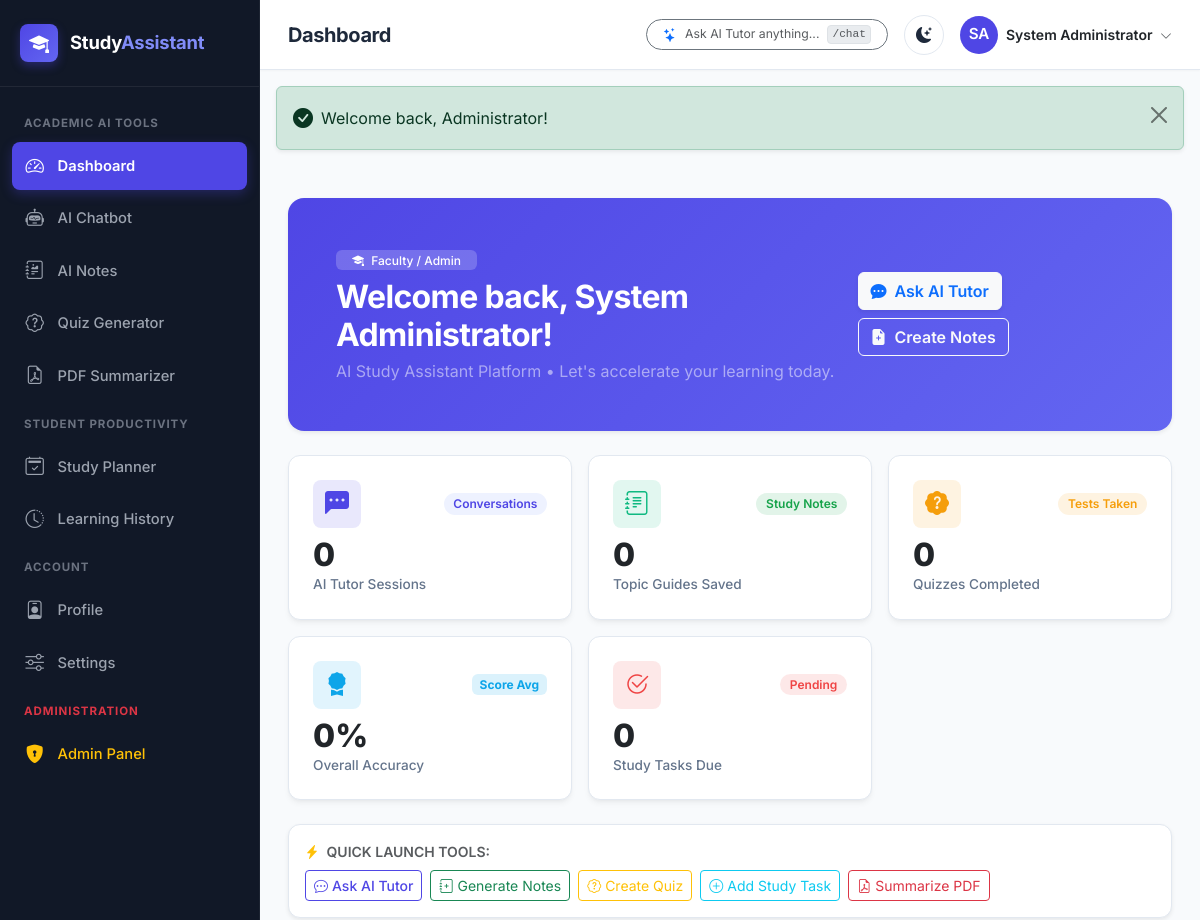
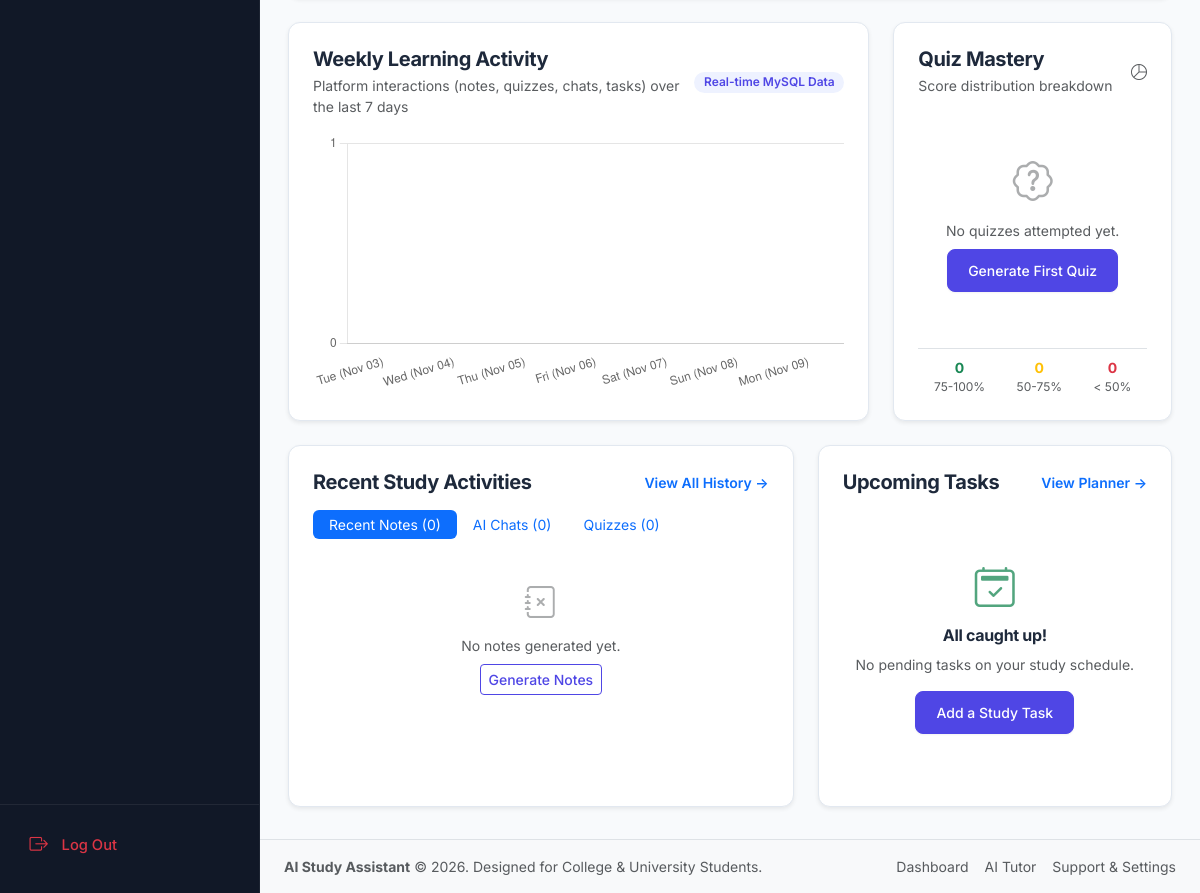
/dashboard.php (signed in), run on the app's committed database (2 pictures, top to bottom).
### tables this page shows
CREATE TABLE IF NOT EXISTS `users` (
  `id` INT AUTO_INCREMENT PRIMARY KEY,
  `name` VARCHAR(100) NOT NULL,
  `email` VARCHAR(191) NOT NULL UNIQUE,
  `password` VARCHAR(255) NOT NULL,
  `role` ENUM('student', 'admin') NOT NULL DEFAULT 'student',
  `avatar` VARCHAR(255) NULL,
  `academic_level` VARCHAR(50) NOT NULL DEFAULT 'Undergraduate',
  `institution` VARCHAR(150) NULL,
  `subject_interests` TEXT NULL,
  `status` ENUM('active', 'inactive', 'suspended') NOT NULL DEFAULT 'active',
  `remember_token` VARCHAR(64) NULL,
  `last_login_at` DATETIME NULL,
  `created_at` TIMESTAMP DEFAULT CURRENT_TIMESTAMP,
  `updated_at` TIMESTAMP DEFAULT CURRENT_TIMESTAMP ON UPDATE CURRENT_TIMESTAMP,
  INDEX `idx_user_email` (`email`),
  INDEX `idx_user_role` (`role`)
);

### dashboard.php (the view, shortened to what the rows shown need)
<?php
$pageTitle = 'Dashboard';
require_once __DIR__ . '/includes/auth.php';
requireAuth();
$currentUser = getCurrentUser();
$userId = (int)$currentUser['id'];
$weeklyActivityLabels = [];
$weeklyActivityCounts = [];
$quizDistribution = ['< 50%' => 0, '50-75%' => 0, '75-100%' => 0];
try {
    $db = getDbConnection();
    $stmt = $db->prepare("SELECT DATE(created_at) as log_date, COUNT(*) as cnt
                          FROM activity_logs
                          WHERE user_id = ? AND created_at >= DATE_SUB(CURDATE(), INTERVAL 6 DAY)
                          GROUP BY DATE(created_at)
                          ORDER BY log_date ASC");
    $stmt->execute([$userId]);
    $activityMap = $stmt->fetchAll(PDO::FETCH_KEY_PAIR);
    for ($i = 6; $i >= 0; $i--) {
        $dateStr = date('Y-m-d', strtotime("-$i days"));
        $dayLabel = date('D (M d)', strtotime("-$i days"));
        $weeklyActivityLabels[] = $dayLabel;
        $weeklyActivityCounts[] = isset($activityMap[$dateStr]) ? (int)$activityMap[$dateStr] : 0;
    }
} catch (Exception $e) {
    $dbError = $e->getMessage();
}
require_once __DIR__ . '/includes/header.php';
?>
<div class="page-content">
    <div class="card border-0 mb-4 shadow-sm" style="background: linear-gradient(135deg, #4F46E5 0%, #6366F1 100%); color: #FFFFFF; border-radius: 16px;">
        <div class="card-body p-4 p-md-5 d-flex flex-column flex-md-row justify-content-between align-items-md-center gap-3">
            <div>
                <span class="badge mb-2 px-3 py-1" style="background: rgba(255,255,255,0.2); font-weight: 500;">
                    <i class="bi bi-mortarboard-fill me-1"></i> <?php echo htmlspecialchars($currentUser['academic_level'] ?? 'Undergraduate'); ?>
                </span>
                <h2 class="fw-bold mb-1 text-white">Welcome back, <?php echo htmlspecialchars($currentUser['name']); ?>!</h2>
                <p class="mb-0 text-white-50">
                    <?php echo htmlspecialchars($currentUser['institution'] ?? 'AI Study Assistant Platform'); ?> &bull; Let's accelerate your learning today.
                </p>
            </div>
        </div>
    </div>
</div>
<?php
$weeklyLabelsJson = json_encode($weeklyActivityLabels);
$weeklyCountsJson = json_encode($weeklyActivityCounts);
$quizDistJson = json_encode(array_values($quizDistribution));
$extraScripts = "
<script>
document.addEventListener('DOMContentLoaded', function() {
    // 1. Weekly Activity Chart
    const ctxWeekly = document.getElementById('weeklyActivityChart');
    if (ctxWeekly) {
        new Chart(ctxWeekly, {
            type: 'bar',
            data: {
                labels: {$weeklyLabelsJson},
                datasets: [{
                    label: 'Study Activities',
                    data: {$weeklyCountsJson},
                    backgroundColor: 'rgba(79, 70, 229, 0.75)',
                    hoverBackgroundColor: '#4F46E5',
                    borderRadius: 6,
                    borderSkipped: false
                }]
            },
            options: {
                responsive: true,
                maintainAspectRatio: false,
                plugins: {
                    legend: { display: false },
                    tooltip: {
                        padding: 10,
                        cornerRadius: 8
                    }
                },
                scales: {
                    y: {
                        beginAtZero: true,
                        ticks: { stepSize: 1, precision: 0 }
                    },
                    x: {
                        grid: { display: false }
                    }
                }
            }
        });
    }
    // 2. Quiz Mastery Doughnut Chart
    const ctxQuiz = document.getElementById('quizDistributionChart');
    if (ctxQuiz) {
        new Chart(ctxQuiz, {
            type: 'doughnut',
            data: {
                labels: ['< 50%', '50-75%', '75-100%'],
                datasets: [{
                    data: {$quizDistJson},
                    backgroundColor: ['#EF4444', '#F59E0B', '#16A34A'],
                    borderWidth: 2
                }]
            },
            options: {
                responsive: true,
                maintainAspectRatio: false,
                cutout: '70%',
                plugins: {
                    legend: { display: false }
                }
            }
        });
    }
});
</script>
";
require_once __DIR__ . '/includes/footer.php';
?>

### includes/header.php (shortened to what the rows shown need)
<?php
require_once __DIR__ . '/auth.php';
$currentUser = getCurrentUser();
$pageTitle = $pageTitle ?? 'Dashboard';
?>
<!DOCTYPE html>
<html lang="en" data-bs-theme="<?php echo htmlspecialchars($_SESSION['theme'] ?? 'light'); ?>">
<head>
    <link href="https://cdn.jsdelivr.net/npm/bootstrap@5.3.3/dist/css/bootstrap.min.css" rel="stylesheet">
    <link href="https://cdn.jsdelivr.net/npm/bootstrap-icons@1.11.3/font/bootstrap-icons.min.css" rel="stylesheet">
    <link rel="stylesheet" href="<?php echo BASE_URL; ?>/assets/css/style.css">
    <link rel="stylesheet" href="<?php echo BASE_URL; ?>/assets/css/dashboard.css">
    <link rel="stylesheet" href="<?php echo BASE_URL; ?>/assets/css/responsive.css">
</head>
<body>
<div class="app-container">
    <main class="app-main">
        <header class="app-topbar">
            <div class="topbar-left">
                <h1 class="topbar-title"><?php echo htmlspecialchars($pageTitle); ?></h1>
            </div>
            <div class="topbar-right">
                <div class="dropdown">
                    <button class="btn p-0 border-0 d-flex align-items-center gap-2" type="button" data-bs-toggle="dropdown" aria-expanded="false">
                        <div class="avatar-circle" style="background: var(--primary-color);">
                            <?php
                            $initials = '';
                            $parts = explode(' ', $currentUser['name'] ?? 'User');
                            foreach ($parts as $p) {
                                if (!empty($p)) $initials .= strtoupper($p[0]);
                                if (strlen($initials) >= 2) break;
                            }
                            echo htmlspecialchars($initials);
                            ?>
                        </div>
                        <span class="d-none d-md-inline fw-semibold small text-start">
                            <?php echo htmlspecialchars($currentUser['name'] ?? 'Student'); ?>
                            <i class="bi bi-chevron-down ms-1 text-muted" style="font-size: 0.75rem;"></i>
                        </span>
                    </button>
                </div>
            </div>
        </header>

### data on the page
users: name "System Administrator", academic_level "Faculty / Admin", institution "AI Study Assistant Platform"

### other printed values
$pageTitle "Dashboard"
$initials "SA"
$msg['message'] "Welcome back, Administrator!"
$totalConversations "0"
$totalNotes "0"
$totalQuizzesAttempted "0"
$avgQuizScore "0"
$pendingTasksCount "0"
$quizDistribution['75-100%'] "0"
$quizDistribution['50-75%'] "0"
$quizDistribution['< 50%'] "0"
count($recentNotes) "0"
count($recentConversations) "0"
count($recentQuizzes) "0"
APP_NAME "AI Study Assistant"
